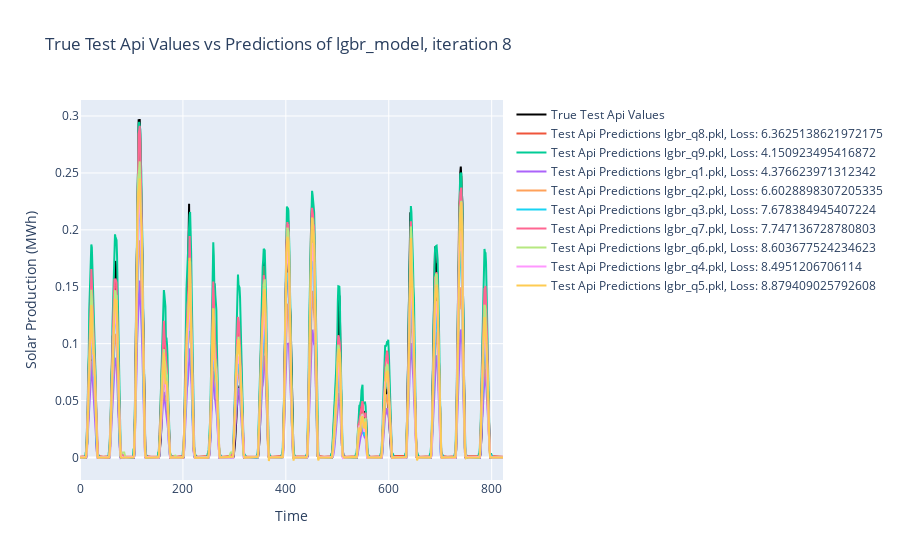
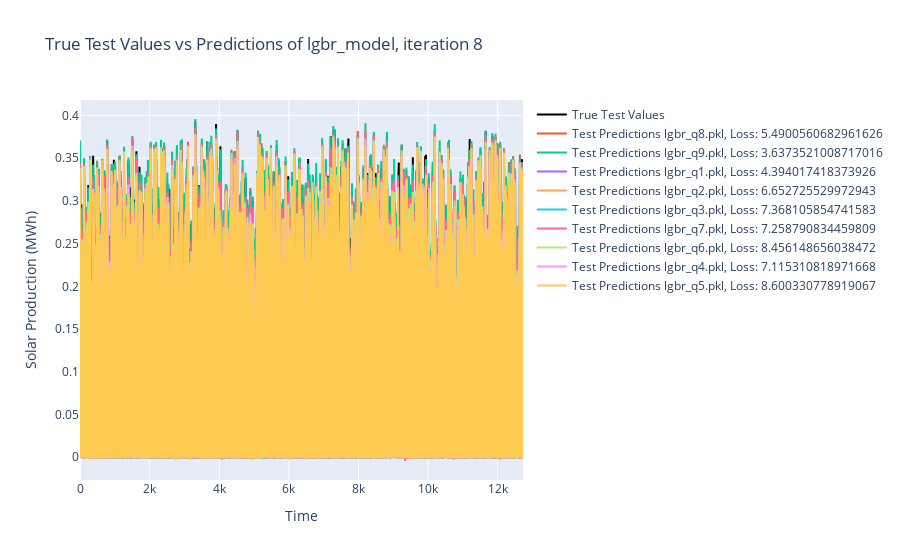

Source (notebook cell) for these figures, in order:
### Code cell
# Load models and plot results
y_test, test_predictions, test_mean_pinball_losses, y_test_api, test_api_predictions, test_api_mean_pinball_losses, model_paths = create_pred(BASE_PATH=BASE_PATH, model_name=model_name, iter=iter)
plot_results(y_test, test_predictions, test_mean_pinball_losses, y_test_api, test_api_predictions, test_api_mean_pinball_losses, model_name=model_name, iter=iter)

### Figure 1 — Plotly figure (JSON) as saved in the notebook; plotly's stock layout.template omitted (floating-point values rounded to 4 significant figures; data arrays with more than 128 entries replaced by an {"elided": "..."} marker saying what was removed)
{"data": [{"line": {"color": "black"}, "mode": "lines", "name": "True Test Api Values", "type": "scatter", "y": {"elided": "823 float values"}}, {"mode": "lines", "name": "Test Api Predictions lgbr_q8.pkl, Loss: 6.3625138621972175", "type": "scatter", "y": {"elided": "823 float values"}}, {"mode": "lines", "name": "Test Api Predictions lgbr_q9.pkl, Loss: 4.150923495416872", "type": "scatter", "y": {"elided": "823 float values"}}, {"mode": "lines", "name": "Test Api Predictions lgbr_q1.pkl, Loss: 4.376623971312342", "type": "scatter", "y": {"elided": "823 float values"}}, {"mode": "lines", "name": "Test Api Predictions lgbr_q2.pkl, Loss: 6.6028898307205335", "type": "scatter", "y": {"elided": "823 float values"}}, {"mode": "lines", "name": "Test Api Predictions lgbr_q3.pkl, Loss: 7.678384945407224", "type": "scatter", "y": {"elided": "823 float values"}}, {"mode": "lines", "name": "Test Api Predictions lgbr_q7.pkl, Loss: 7.747136728780803", "type": "scatter", "y": {"elided": "823 float values"}}, {"mode": "lines", "name": "Test Api Predictions lgbr_q6.pkl, Loss: 8.603677524234623", "type": "scatter", "y": {"elided": "823 float values"}}, {"mode": "lines", "name": "Test Api Predictions lgbr_q4.pkl, Loss: 8.4951206706114", "type": "scatter", "y": {"elided": "823 float values"}}, {"mode": "lines", "name": "Test Api Predictions lgbr_q5.pkl, Loss: 8.879409025792608", "type": "scatter", "y": {"elided": "823 float values"}}], "layout": {"title": {"text": "True Test Api Values vs Predictions of lgbr_model, iteration 8"}, "xaxis": {"title": {"text": "Time"}}, "yaxis": {"title": {"text": "Solar Production (MWh)"}}}}

### Figure 2 — Plotly figure (JSON) as saved in the notebook; plotly's stock layout.template omitted (floating-point values rounded to 4 significant figures; data arrays with more than 128 entries replaced by an {"elided": "..."} marker saying what was removed)
{"data": [{"line": {"color": "black"}, "mode": "lines", "name": "True Test Values", "type": "scatter", "y": {"elided": "12725 float values"}}, {"mode": "lines", "name": "Test Predictions lgbr_q8.pkl, Loss: 5.4900560682961626", "type": "scatter", "y": {"elided": "12725 float values"}}, {"mode": "lines", "name": "Test Predictions lgbr_q9.pkl, Loss: 3.6373521008717016", "type": "scatter", "y": {"elided": "12725 float values"}}, {"mode": "lines", "name": "Test Predictions lgbr_q1.pkl, Loss: 4.394017418373926", "type": "scatter", "y": {"elided": "12725 float values"}}, {"mode": "lines", "name": "Test Predictions lgbr_q2.pkl, Loss: 6.652725529972943", "type": "scatter", "y": {"elided": "12725 float values"}}, {"mode": "lines", "name": "Test Predictions lgbr_q3.pkl, Loss: 7.368105854741583", "type": "scatter", "y": {"elided": "12725 float values"}}, {"mode": "lines", "name": "Test Predictions lgbr_q7.pkl, Loss: 7.258790834459809", "type": "scatter", "y": {"elided": "12725 float values"}}, {"mode": "lines", "name": "Test Predictions lgbr_q6.pkl, Loss: 8.456148656038472", "type": "scatter", "y": {"elided": "12725 float values"}}, {"mode": "lines", "name": "Test Predictions lgbr_q4.pkl, Loss: 7.115310818971668", "type": "scatter", "y": {"elided": "12725 float values"}}, {"mode": "lines", "name": "Test Predictions lgbr_q5.pkl, Loss: 8.600330778919067", "type": "scatter", "y": {"elided": "12725 float values"}}], "layout": {"title": {"text": "True Test Values vs Predictions of lgbr_model, iteration 8"}, "xaxis": {"title": {"text": "Time"}}, "yaxis": {"title": {"text": "Solar Production (MWh)"}}}}
